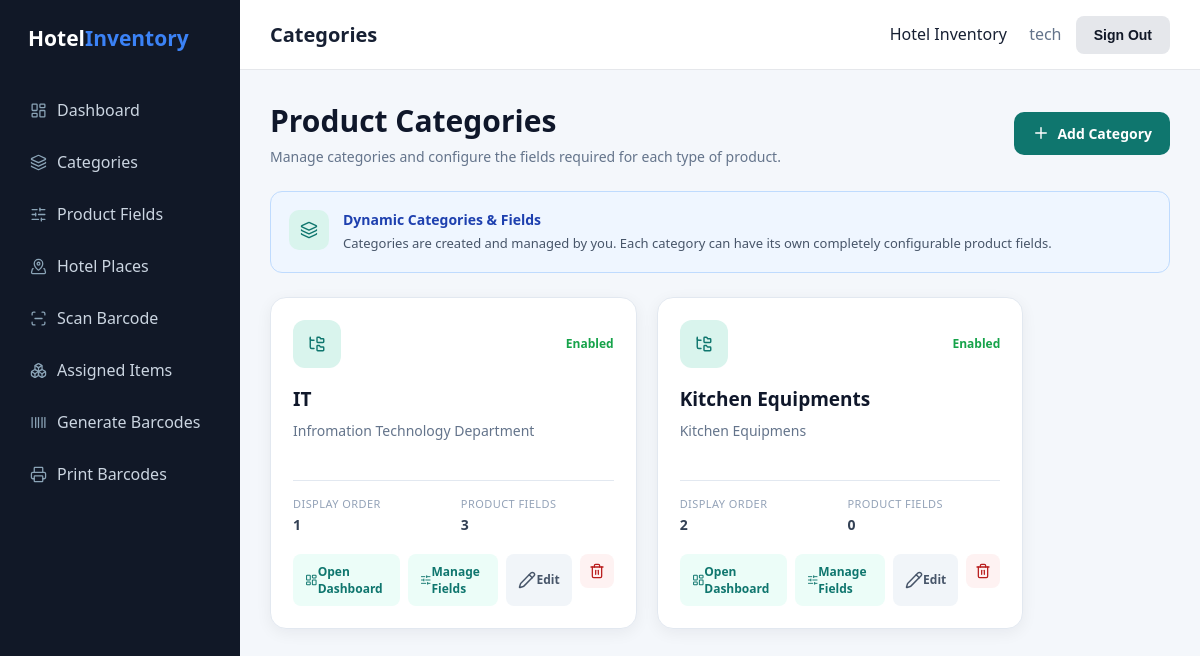
Page /categories/ (signed in) on the committed database.
### inventory/models.py (models this page shows, shortened)
class Category(models.Model):
    name = models.CharField(
        max_length=100,
        unique=True
    )
    description = models.TextField(
        blank=True
    )
    enabled = models.BooleanField(
        default=True
    )
    order = models.PositiveIntegerField(
        default=0
    )
    created_at = models.DateTimeField(
        auto_now_add=True
    )
    updated_at = models.DateTimeField(
        auto_now=True
    )

### inventory/views.py (the view)
@staff_only
def categories(request):
    category_list = Category.objects.all().order_by("order", "id")
    return render(
        request,
        "inventory/categories.html",
        {
            "categories": category_list,
        }
    )

### inventory/views.py (called while the page is built)
def _staff_only(user):
    return user.is_authenticated and user.is_staff

### inventory/templates/inventory/categories.html (shortened to what this page needs)
{% extends "inventory/base.html" %}
{% block page_title %}Categories{% endblock %}
{% block content %}
<div class="page-header">
    <div>
        <h1>Product Categories</h1>
        <p>
            Manage categories and configure the fields
            required for each type of product.
        </p>
    </div>
    <a href="{% url 'add_category' %}" class="primary-btn">
        <i data-lucide="plus"></i> Add Category
    </a>
</div>
<div class="info-box">
    <div class="info-icon">
        <i data-lucide="layers-3"></i>
    </div>
    <div>
        <strong>Dynamic Categories & Fields</strong>
        <p>
            Categories are created and managed by you.
            Each category can have its own completely
            configurable product fields.
        </p>
    </div>
</div>
<div class="category-grid">
    {% for category in categories %}
    <div class="category-card">
        <div class="category-top">
            <div class="category-icon">
                <i data-lucide="folder-tree"></i>
            </div>
            {% if category.enabled %}
                <span class="status active">
                    Enabled
                </span>
            {% else %}
                <span class="status disabled">
                    Disabled
                </span>
            {% endif %}
        </div>
        <h2>
            {{ category.name }}
        </h2>
        {% if category.description %}
            <p class="description">
                {{ category.description }}
            </p>
        {% else %}
            <p class="description muted">
                No description provided.
            </p>
        {% endif %}
        <div class="category-meta">
            <div class="meta-item">
                <span class="meta-label">
                    Display Order
                </span>
                <strong>
                    {{ category.order }}
                </strong>
            </div>
            <div class="meta-item">
                <span class="meta-label">
                    Product Fields
                </span>
                <strong>
                    {{ category.fields.count }}
                </strong>
            </div>
        </div>
        <div class="category-actions">
            <a
                href="{% url 'category_dashboard' category.id %}"
                class="secondary-btn"
            >
                <i data-lucide="layout-dashboard"></i> Open Dashboard
            </a>
            <a
                href="{% url 'category_fields' category.id %}"
                class="secondary-btn"
            >
                <i data-lucide="sliders-horizontal"></i> Manage Fields
            </a>
            <a
                href="{% url 'edit_category' category.id %}"
                class="edit-btn"
                title="Edit this category"
            >
                <i data-lucide="pencil"></i> Edit
            </a>
            <form method="POST" action="{% url 'delete_category' category.id %}">
                <button
                    type="submit"
                    class="delete-btn"
                    title="Delete this category"
                    onclick="return confirm('Delete {{ category.name }} and all of its product fields? This cannot be undone.');"
                >
                    <i data-lucide="trash-2"></i>
                </button>
            </form>
        </div>
    </div>
    {% endfor %}
</div>
{% endblock %}

### inventory/templates/inventory/base.html (shortened to what this page needs)
<!DOCTYPE html>
<html lang="en">
<head>
</head>
<body>
    <aside class="sidebar">
        <div class="logo">
            Hotel<span>Inventory</span>
        </div>
        <nav>
            {% if user.is_staff %}
                <a href="{% url 'dashboard' %}" class="nav-link">
            {% endif %}
                <i data-lucide="layout-dashboard"></i>
                Dashboard
            </a>
            {% if user.is_staff %}
                <a href="{% url 'categories' %}" class="nav-link">
                    <i data-lucide="layers-3"></i>
                    Categories
                </a>
                <a href="{% url 'product_fields' %}" class="nav-link">
                    <i data-lucide="sliders-horizontal"></i>
                    Product Fields
                </a>
                <a href="{% url 'places' %}" class="nav-link">
                    <i data-lucide="map-pinned"></i>
                    Hotel Places
                </a>
            {% endif %}
            <a href="{% url 'scan_barcode' %}" class="nav-link">
                <i data-lucide="scan-line"></i>
                Scan Barcode
            </a>
            {% if user.is_staff %}
                <a href="{% url 'assigned_items' %}" class="nav-link">
                    <i data-lucide="boxes"></i>
                    Assigned Items
                </a>
            {% endif %}
            {% if user.is_staff %}
                <a href="{% url 'generate_barcodes' %}" class="nav-link">
                    <i data-lucide="barcode"></i>
                    Generate Barcodes
                </a>
                <a href="{% url 'print_barcodes' %}" class="nav-link">
                    <i data-lucide="printer"></i>
                    Print Barcodes
                </a>
            {% endif %}
        </nav>
    </aside>
    <main class="main">
        <header class="topbar">
            <h2>{% block page_title %}Inventory System{% endblock %}</h2>
            <div>
                Hotel Inventory
                {% if user.is_authenticated %}
                    <span style="margin-left: 18px; color: #64748b;">{{ user.username }}</span>
                    <form method="post" action="{% url 'logout' %}" style="display:inline; margin-left: 10px;">
                        <button type="submit" class="btn btn-secondary">Sign Out</button>
                    </form>
                {% endif %}
            </div>
        </header>
        <section class="content">
            {% block content %}
            {% endblock %}
        </section>
    </main>
</body>
</html>

### inventory/templates/inventory/base.html (style rules this page uses)
* { box-sizing: border-box; margin: 0; padding: 0; }
body { font-family: "Segoe UI", Tahoma, sans-serif; background: #f4f7fb; color: #172033; }
.sidebar { position: fixed; left: 0; top: 0; width: 240px; height: 100vh; background: #111827; color: white; padding: 24px 16px; z-index: 1000; }
.logo { font-size: 21px; font-weight: bold; margin-bottom: 35px; padding: 0 12px; }
.logo span { color: #3b82f6; }
.nav-link { display: flex; align-items: center; gap: 10px; text-decoration: none; color: #cbd5e1; padding: 12px 14px; margin-bottom: 6px; border-radius: 8px; transition: 0.2s; }
.nav-link svg { width: 17px; height: 17px; color: #8ba4b7; stroke-width: 1.8; transition: transform .2s ease, color .2s ease; }
.nav-link::before { content: none; }
.main { margin-left: 240px; min-height: 100vh; }
.topbar { height: 70px; background: white; border-bottom: 1px solid #e5e7eb; display: flex; align-items: center; justify-content: space-between; padding: 0 30px; }
.topbar h2 { font-size: 20px; color: #172033; }
.content { padding: 30px; max-width: 1400px; margin: auto; }
.btn { display: inline-flex; align-items: center; justify-content: center; gap: 8px; border: none; border-radius: 8px; padding: 11px 18px; font-size: 14px; font-weight: 600; cursor: pointer; text-decoration: none; transition: 0.2s; }
.btn-secondary { background: #e5e7eb; color: #111827; }

### inventory/templates/inventory/categories.html (style rules this page uses)
.page-header { display: flex; justify-content: space-between; align-items: center; gap: 20px; margin-bottom: 25px; }
.page-header h1 { margin: 0; color: #0f172a; font-size: 30px; font-weight: 700; }
.page-header p { margin: 6px 0 0; color: #64748b; font-size: 14px; }
.primary-btn { display: inline-flex; align-items: center; justify-content: center; gap: 7px; background: #0f766e; color: white; padding: 12px 18px; border-radius: 10px; text-decoration: none; font-weight: 600; font-size: 14px; transition: 0.2s ease; white-space: nowrap; }
.info-box { display: flex; align-items: flex-start; gap: 14px; background: #eff6ff; border: 1px solid #bfdbfe; border-radius: 12px; padding: 18px; margin-bottom: 24px; }
.info-icon { width: 40px; height: 40px; flex-shrink: 0; border-radius: 10px; background: white; display: flex; align-items: center; justify-content: center; color: #0f766e; background: #d9f4ed; }
.info-icon svg, .category-icon svg, .empty-icon svg, .category-actions svg, .primary-btn svg { width: 18px; height: 18px; stroke-width: 1.9; }
.info-box strong { display: block; color: #1e40af; font-size: 14px; margin-bottom: 5px; }
.info-box p { color: #475569; margin: 0; font-size: 13px; line-height: 1.5; }
.category-grid { display: grid; grid-template-columns: repeat(3, 1fr); gap: 20px; }
.category-card { background: white; border-radius: 16px; padding: 22px; border: 1px solid #e2e8f0; box-shadow: 0 4px 16px rgba(15, 23, 42, 0.06); transition: 0.2s ease; animation: category-enter .4s ease both; }
.category-top { display: flex; justify-content: space-between; align-items: center; gap: 10px; }
.category-icon { width: 48px; height: 48px; border-radius: 12px; color: #0f766e; background: #d9f4ed; display: flex; align-items: center; justify-content: center; }
.status { font-size: 12px; font-weight: 600; }
.status.active { color: #16a34a; }
.category-card h2 { margin: 18px 0 8px; color: #0f172a; font-size: 19px; font-weight: 700; }
.description { min-height: 42px; color: #64748b; font-size: 14px; line-height: 1.5; margin: 0; }
.category-meta { display: grid; grid-template-columns: 1fr 1fr; border-top: 1px solid #e2e8f0; padding-top: 15px; margin-top: 18px; gap: 15px; }
.meta-item { display: flex; flex-direction: column; gap: 4px; }
.meta-label { color: #94a3b8; font-size: 11px; text-transform: uppercase; letter-spacing: 0.04em; }
.meta-item strong { color: #334155; font-size: 14px; }
.category-actions { display: flex; gap: 8px; margin-top: 20px; }
.secondary-btn, .edit-btn, .delete-btn { display: inline-flex; align-items: center; justify-content: center; padding: 9px 12px; border-radius: 8px; text-decoration: none; font-size: 12px; font-weight: 600; transition: 0.2s ease; }
.secondary-btn { flex: 1; background: #ecfdf8; color: #0f766e; }
.edit-btn { background: #f1f5f9; color: #475569; }
.delete-btn { width: 34px; height: 34px; padding: 0; border: 0; color: #b91c1c; background: #fef2f2; cursor: pointer; }
.delete-btn svg { width: 16px; height: 16px; }

### rows in the picture
Category: enabled "Enabled", name "IT", description "Infromation Technology Department", order "1", fields.count "3"
Category: enabled "Enabled", name "Kitchen Equipments", description "Kitchen Equipmens", order "2", fields.count "0"

### other values in the picture
{{ user.username }} "tech"
